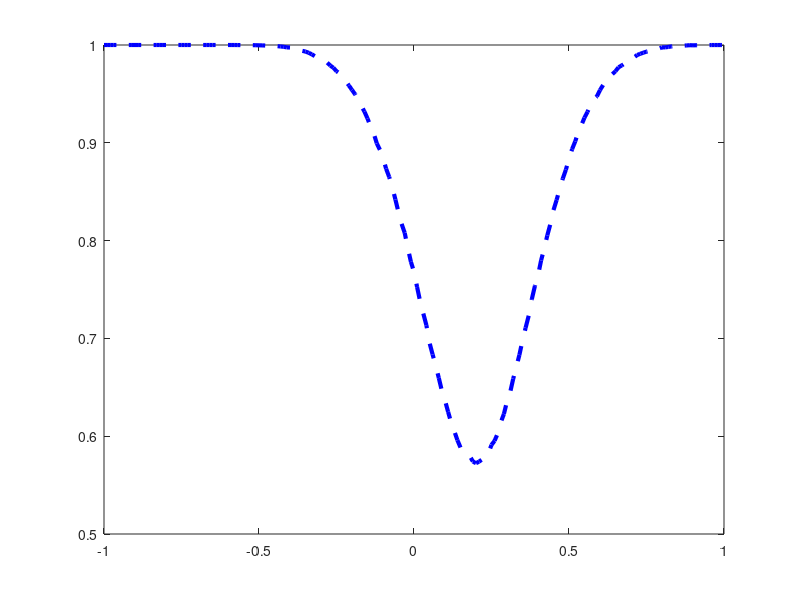

This figure's MATLAB source: (Note: this script raises an error after producing the figure.)
% MIT 16.S498: Risk Aware and Robust Nonlinear Planning, Fall 2019
% Lecture 8: Nonlinear Robust Optimizaion
%% Distributionally Robust Chance Constrained Set 
%% Monte Carlo test

Prob_List=[];
for u=-1:0.01:1

% number of uncertainty samples
N=100000;

n = 4;R=0.1;
s = randn(n,N);
r = rand(1,N).^(1/n);
c = r./sqrt(sum(s.^2,1));
s = bsxfun(@times, s, c)*R;
m1=s(1,:);m2=s(2,:);m3=s(3,:);m4=s(4,:);

n = 4;R=0.1;
s = randn(n,N);
r = rand(1,N).^(1/n);
c = r./sqrt(sum(s.^2,1));
s = bsxfun(@times, s, c)*R;
sigma1=s(1,:)+0.2;sigma2=s(2,:)+0.2;sigma3=s(3,:)+0.2;sigma4=s(4,:)+0.2;


% m1=random('Uniform',-0.1,0.1,1,N);sigma1=random('Uniform',0.1,0.3,1,N);
% m2=random('Uniform',-0.1,0.1,1,N);sigma2=random('Uniform',0.1,0.3,1,N);
% m3=random('Uniform',-0.1,0.1,1,N);sigma3=random('Uniform',0.1,0.3,1,N);
% m4=random('Uniform',-0.1,0.1,1,N);sigma4=random('Uniform',0.1,0.3,1,N);

x1=random('Normal',m1,sigma1);
x2=random('Normal',m2,sigma2);
x3=random('Normal',m3,sigma3);
w=random('Normal',m4,sigma4);

% x(k+1)
f1=0.2*w.*x2;
f2=x1.*x3;
f3=1.2*x1-0.5*x2+x3+2*u;

% success set
K=-(1^2-(f1-0.1).^2/0.2^2-(f2-0.1).^2/0.2^2-(f3-0.4).^2/0.3^2);


Pro=size(find(K>=0),2)/N;
Prob_List=[Prob_List;u,Pro];

end
plot([-1:0.01:1],Prob_List(:,2),'--','LineWidth',3,'color','blue');hold on
plot([-1:0.01:1],1-Delta*ones(size([-1:0.01:1])),'--','color','blue','LineWidth',5);grid;hold on
str2 = '$ 1-\Delta $';text(0.6,0.9,str2,'Interpreter','latex','FontSize',30,'color','blue')         
grid on; ylim([0 1.5])